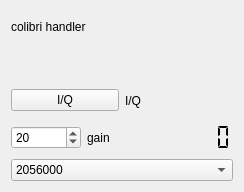
<?xml version="1.0" encoding="UTF-8"?>
<ui version="4.0">
 <class>colibriWidget</class>
 <widget class="QWidget" name="colibriWidget">
  <property name="geometry">
   <rect>
    <x>0</x>
    <y>0</y>
    <width>244</width>
    <height>192</height>
   </rect>
  </property>
  <property name="windowTitle">
   <string>lime control</string>
  </property>
  <layout class="QVBoxLayout" name="verticalLayout">
   <item>
    <widget class="QLabel" name="deviceLabel">
     <property name="text">
      <string>colibri handler</string>
     </property>
    </widget>
   </item>
   <item>
    <widget class="QLabel" name="nameLabel">
     <property name="text">
      <string/>
     </property>
    </widget>
   </item>
   <item>
    <layout class="QHBoxLayout" name="horizontalLayout_2">
     <item>
      <widget class="QPushButton" name="iqSwitchButton">
       <property name="text">
        <string>I/Q</string>
       </property>
      </widget>
     </item>
     <item>
      <widget class="QLabel" name="switchLabel">
       <property name="text">
        <string>I/Q</string>
       </property>
      </widget>
     </item>
    </layout>
   </item>
   <item>
    <layout class="QHBoxLayout" name="horizontalLayout">
     <item>
      <widget class="QSpinBox" name="gainSelector">
       <property name="maximum">
        <number>73</number>
       </property>
       <property name="value">
        <number>20</number>
       </property>
      </widget>
     </item>
     <item>
      <widget class="QLabel" name="labelSpinbox_1">
       <property name="text">
        <string>gain</string>
       </property>
      </widget>
     </item>
     <item>
      <widget class="QLCDNumber" name="actualGain">
       <property name="frameShape">
        <enum>QFrame::NoFrame</enum>
       </property>
       <property name="segmentStyle">
        <enum>QLCDNumber::Flat</enum>
       </property>
      </widget>
     </item>
    </layout>
   </item>
   <item>
    <widget class="QComboBox" name="rateSelector">
     <item>
      <property name="text">
       <string>2056000</string>
      </property>
     </item>
    </widget>
   </item>
  </layout>
 </widget>
 <resources/>
 <connections/>
</ui>
